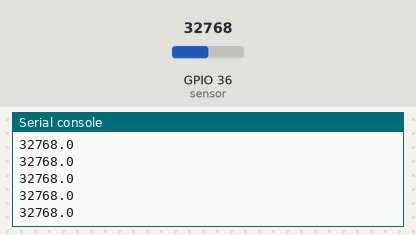
This program was run on a simulated ESP32 board running MicroPython. Parts: the last lines printed to the serial console. The inputs (shaded band) are chosen by the test bench; at power-on: GPIO 36 (sensor) = 32768 (analog values on the 0–65535 scale).

Above: at 1.2 s.
1.3 s: GPIO 36 (sensor) set to 45874
At 1.68 s:
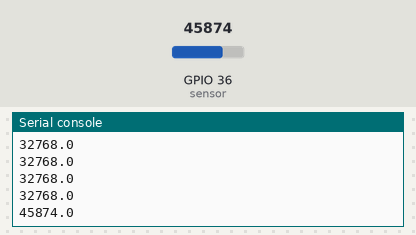
2.8 s: GPIO 36 (sensor) set to 57670
At 2.93 s:
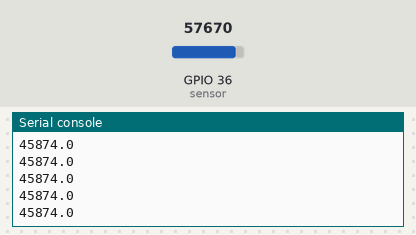
Timing chart, 0 to 5.8 s (numbered marks = the images above; inputs shaded):
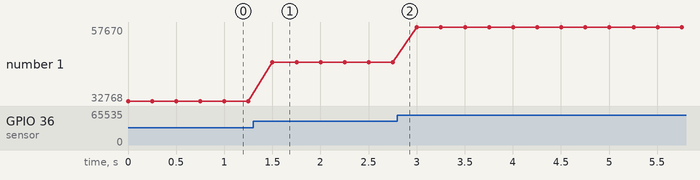

Measured:
- after the input at 1.3 s, the serial console: prints a new line after 0.20 s (image 1)
- plotted number 1: 32768 → 45874 after the input at 1.3 s, 45874 → 57670 after the input at 2.8 s

The program:

ADC_sensor.py
```python
from machine import Pin, ADC
import utime

sensor = ADC(Pin(36))

while True:
    #conversion_factor = 3.3 / (65535)
    #voltaje = float (sensor.read_u16()*conversion_factor)
    lectura =  float (sensor.read_u16())
    #print("voltaje:", voltaje)
    print(lectura)
    utime.sleep(0.25)
    #print("hola")
```
